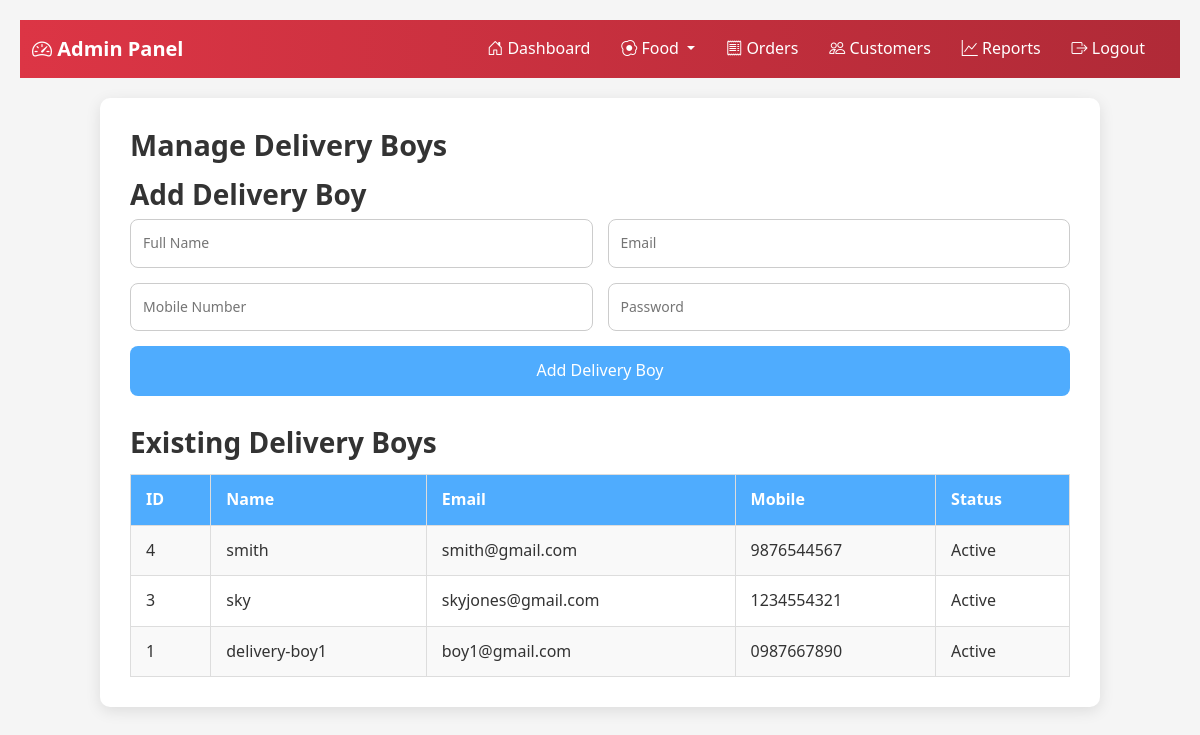
Screenshot of /admin/manage-delivery-boys.php (signed in) with the database file from the repository.
### tables this page shows
CREATE TABLE `delivery_boys` (
  `id` int(11) NOT NULL,
  `name` varchar(100) NOT NULL,
  `email` varchar(100) NOT NULL,
  `password` varchar(255) NOT NULL,
  `mobile` varchar(15) DEFAULT NULL,
  `status` enum('active','inactive') DEFAULT 'active',
  `created_at` timestamp NOT NULL DEFAULT current_timestamp()
);

### admin/manage-delivery-boys.php (the view, shortened to what this page needs)
<?php
include 'admin-header.php';
include '../php/config.php';
$result = $conn->query("SELECT * FROM delivery_boys ORDER BY id DESC");
?>
<!DOCTYPE html>
<html>
<head>
</head>
<body>
<div class="container">
    <h2>Manage Delivery Boys</h2>
    <h3>Add Delivery Boy</h3>
    <form method="post">
        <input type="text" name="name" placeholder="Full Name" required />
        <input type="email" name="email" placeholder="Email" required />
        <input type="text" name="mobile" placeholder="Mobile Number" />
        <input type="password" name="password" placeholder="Password" required />
        <button type="submit">Add Delivery Boy</button>
    </form>
    <h3>Existing Delivery Boys</h3>
    <table>
        <tr>
            <th>ID</th>
            <th>Name</th>
            <th>Email</th>
            <th>Mobile</th>
            <th>Status</th>
        </tr>
        <?php while($row = $result->fetch_assoc()) { ?>
        <tr>
            <td><?php echo $row['id']; ?></td>
            <td><?php echo htmlspecialchars($row['name']); ?></td>
            <td><?php echo htmlspecialchars($row['email']); ?></td>
            <td><?php echo htmlspecialchars($row['mobile']); ?></td>
            <td><?php echo ucfirst($row['status']); ?></td>
        </tr>
        <?php } ?>
    </table>
</div>
</body>
</html>

### admin/style.css (style rules this page uses)
* { margin: 0; padding: 0; box-sizing: border-box; font-family: "Segoe UI", Arial, sans-serif; }
body { background: #f5f7fa; color: #333; line-height: 1.6; }
.container { max-width: 1200px; margin: auto; padding: 20px; }
h1, h2, h3, h4, h5 { font-weight: 600; color: #222; }
h2 { font-size: 1.8rem; margin-bottom: 15px; }

### admin/admin-header.php (style rules this page uses)
body { background-color: #f8f9fa; }

### admin/manage-delivery-boys.php (style rules this page uses)
body { font-family: 'Arial', sans-serif; margin: 20px; background: #f5f5f5; }
h2, h3 { color: #333; }
.container { max-width: 1000px; margin: auto; background: #fff; padding: 30px; border-radius: 10px; box-shadow: 0 4px 15px rgba(0,0,0,0.1); }
form { display: flex; flex-wrap: wrap; gap: 15px; margin-bottom: 30px; }
form input { flex: 1 1 45%; padding: 12px; border: 1px solid #ccc; border-radius: 8px; font-size: 14px; }
form button { flex: 1 1 100%; padding: 12px; border: none; background: #4facfe; color: #fff; font-size: 16px; border-radius: 8px; cursor: pointer; transition: 0.3s; }
table { width: 100%; border-collapse: collapse; margin-top: 15px; }
table th, table td { padding: 12px 15px; border: 1px solid #ddd; text-align: left; }
table th { background: #4facfe; color: #fff; }
table tr:nth-child(even) { background: #f9f9f9; }

### rows the page displays
delivery_boys: id "4", name "smith", email "smith@gmail.com", mobile "9876544567", status "Active"
delivery_boys: id "3", name "sky", email "skyjones@gmail.com", mobile "1234554321", status "Active"
delivery_boys: id "1", name "delivery-boy1", email "boy1@gmail.com", mobile "0987667890", status "Active"
